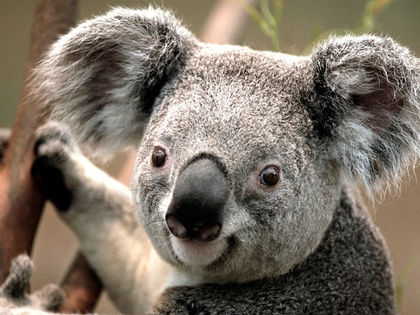
%> input picture Corte 2/OperadoresClase/Koala.jpg, 420 x 315 px, shrunk from 1024 x 768 before the run
$ octave Uno.m   (GNU Octave 9; MATLAB toolbox functions it lacks are replaced by stand-ins)
%> lines starting %> are read from the running program, lines starting %| are printed output that depends on the picture
imagen =imread('Koala.jpg');
%> imagen is the input picture: size 315x420x3 uint8; mean R, G, B 125.3, 114.7, 101.9
imagenGrises=rgb2gray(imagen);
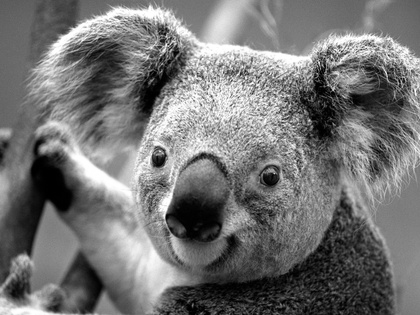
%> imagenGrises: size 315x420 uint8; min 0, max 255, mean 116.4

[m,n]=size(imagenGrises);
%> m = 315; n = 420

for i=1:m
    for j=1:m
        amplitud(i,j) = 255 - imagenGrises(i,j);

    end
end
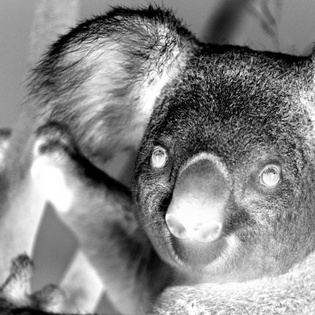
%> amplitud: size 315x315 uint8; min 0, max 255, mean 134.5

subplot(2,2,1);
imshow(imagenGrises)

subplot(2,2,2);
imshow(amplitud)
